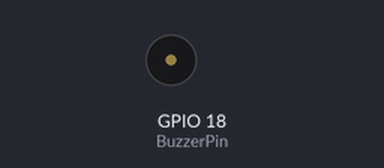
A program run on a simulated Raspberry Pi (BCM pin numbers). On the bench: buzzer (waves = sounding, pin HIGH). What the program prints to the terminal is not drawn.

Above: at 0.15 s.
Timing chart, 0 to 3.0 s (numbered marks = the images above):
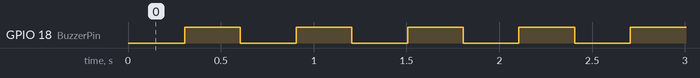

The program:

buzzer.py
```python
#!/usr/bin/python

###########################################################################
#Filename      :buzzer.py
#Description   :make buzzer beep
#Author        :alan
#Website       :www.osoyoo.com
#Update        :2017/06/27
############################################################################

import RPi.GPIO as GPIO
import time

# Set #18 as buzzer pin
BuzzerPin = 18

def print_message():
	print("|**************************************|")
	print("|                 Beep                 |")
	print("|    ------------------------------    |")
	print("|        Buzzer connect to GPIO1       |")
	print("|                                      |")
	print("|            Make Buzzer beep          |")
	print("|                                      |")
	print("|                                OSOYOO|")
	print("|**************************************|\n")
	print('Program is running...')
	print('\n')
	print('Please press Ctrl+C to end the program...')

def setup():
	# Set the GPIO modes to BCM Numbering
	GPIO.setmode(GPIO.BCM)
	# Set BuzzerPin's mode to output,
	# and initial level to High(3.3v)
	GPIO.setup(BuzzerPin, GPIO.OUT, initial=GPIO.HIGH)

def main():
	print_message()
	while True:
		GPIO.output(BuzzerPin, GPIO.LOW)
		time.sleep(0.3)
		GPIO.output(BuzzerPin, GPIO.HIGH)
		time.sleep(0.3)


def destroy():
	# Turn off buzzer
	GPIO.output(BuzzerPin, GPIO.HIGH)
	# Release resource
	GPIO.cleanup()

# If run this script directly, do:
if __name__ == '__main__':
	setup()
	try:
		main()
	# When 'Ctrl+C' is pressed, the child program
	# destroy() will be  executed.
	except KeyboardInterrupt:
		destroy()
```

Measured:
- by itself, GPIO 18 (BuzzerPin): alternates HIGH for 0.30 s and LOW for 0.30 s
